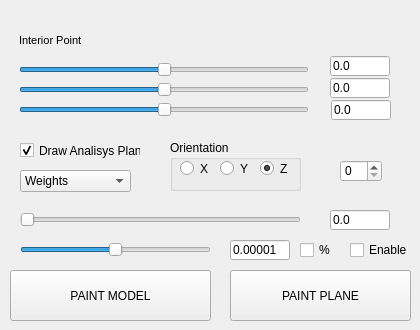
          <widget class="QWidget" name="tab_8">
           <attribute name="title">
            <string>BH analisis</string>
           </attribute>
           <widget class="QLineEdit" name="axisX_edit">
            <property name="geometry">
             <rect>
              <x>330</x>
              <y>56</y>
              <width>60</width>
              <height>20</height>
             </rect>
            </property>
            <property name="text">
             <string>0.0</string>
            </property>
            <property name="readOnly">
             <bool>true</bool>
            </property>
           </widget>
           <widget class="QLineEdit" name="axisY_edit">
            <property name="geometry">
             <rect>
              <x>330</x>
              <y>78</y>
              <width>60</width>
              <height>20</height>
             </rect>
            </property>
            <property name="text">
             <string>0.0</string>
            </property>
            <property name="readOnly">
             <bool>true</bool>
            </property>
           </widget>
           <widget class="QLineEdit" name="axisZ_edit">
            <property name="geometry">
             <rect>
              <x>331</x>
              <y>100</y>
              <width>60</width>
              <height>20</height>
             </rect>
            </property>
            <property name="text">
             <string>0.0</string>
            </property>
            <property name="readOnly">
             <bool>true</bool>
            </property>
           </widget>
           <widget class="QSlider" name="ip_axisX">
            <property name="geometry">
             <rect>
              <x>19</x>
              <y>60</y>
              <width>290</width>
              <height>19</height>
             </rect>
            </property>
            <property name="minimum">
             <number>-150</number>
            </property>
            <property name="maximum">
             <number>150</number>
            </property>
            <property name="singleStep">
             <number>1</number>
            </property>
            <property name="value">
             <number>0</number>
            </property>
            <property name="orientation">
             <enum>Qt::Horizontal</enum>
            </property>
           </widget>
           <widget class="QLabel" name="label_14">
            <property name="geometry">
             <rect>
              <x>19</x>
              <y>30</y>
              <width>171</width>
              <height>20</height>
             </rect>
            </property>
            <property name="font">
             <font>
              <pointsize>8</pointsize>
              <weight>50</weight>
              <bold>false</bold>
             </font>
            </property>
            <property name="text">
             <string>Interior Point</string>
            </property>
           </widget>
           <widget class="QSlider" name="ip_axisY">
            <property name="geometry">
             <rect>
              <x>19</x>
              <y>80</y>
              <width>290</width>
              <height>19</height>
             </rect>
            </property>
            <property name="minimum">
             <number>-150</number>
            </property>
            <property name="maximum">
             <number>150</number>
            </property>
            <property name="value">
             <number>0</number>
            </property>
            <property name="orientation">
             <enum>Qt::Horizontal</enum>
            </property>
           </widget>
           <widget class="QSlider" name="ip_axisZ">
            <property name="geometry">
             <rect>
              <x>19</x>
              <y>100</y>
              <width>290</width>
              <height>19</height>
             </rect>
            </property>
            <property name="minimum">
             <number>-150</number>
            </property>
            <property name="maximum">
             <number>150</number>
            </property>
            <property name="value">
             <number>0</number>
            </property>
            <property name="orientation">
             <enum>Qt::Horizontal</enum>
            </property>
           </widget>
           <widget class="QPushButton" name="paintModel">
            <property name="geometry">
             <rect>
              <x>10</x>
              <y>270</y>
              <width>201</width>
              <height>51</height>
             </rect>
            </property>
            <property name="text">
             <string>PAINT MODEL</string>
            </property>
           </widget>
           <widget class="QCheckBox" name="drawPlaneCheck">
            <property name="geometry">
             <rect>
              <x>20</x>
              <y>140</y>
              <width>121</width>
              <height>21</height>
             </rect>
            </property>
            <property name="text">
             <string>Draw Analisys Plane</string>
            </property>
            <property name="checked">
             <bool>true</bool>
            </property>
           </widget>
           <widget class="QComboBox" name="PlaneDataCombo">
            <property name="geometry">
             <rect>
              <x>20</x>
              <y>170</y>
              <width>111</width>
              <height>22</height>
             </rect>
            </property>
            <item>
             <property name="text">
              <string>Weights</string>
             </property>
            </item>
            <item>
             <property name="text">
              <string>Distances</string>
             </property>
            </item>
           </widget>
           <widget class="QSlider" name="positionPlaneSlider">
            <property name="geometry">
             <rect>
              <x>20</x>
              <y>210</y>
              <width>281</width>
              <height>19</height>
             </rect>
            </property>
            <property name="minimum">
             <number>0</number>
            </property>
            <property name="maximum">
             <number>1000</number>
            </property>
            <property name="singleStep">
             <number>1</number>
            </property>
            <property name="value">
             <number>0</number>
            </property>
            <property name="orientation">
             <enum>Qt::Horizontal</enum>
            </property>
           </widget>
           <widget class="QGroupBox" name="groupBox">
            <property name="geometry">
             <rect>
              <x>170</x>
              <y>140</y>
              <width>131</width>
              <height>51</height>
             </rect>
            </property>
            <property name="title">
             <string>Orientation</string>
            </property>
            <widget class="QRadioButton" name="PlaneOrientX">
             <property name="geometry">
              <rect>
               <x>10</x>
               <y>20</y>
               <width>82</width>
               <height>17</height>
              </rect>
             </property>
             <property name="text">
              <string>X</string>
             </property>
             <property name="checked">
              <bool>false</bool>
             </property>
            </widget>
            <widget class="QRadioButton" name="planeOrientY">
             <property name="geometry">
              <rect>
               <x>50</x>
               <y>20</y>
               <width>82</width>
               <height>17</height>
              </rect>
             </property>
             <property name="text">
              <string>Y</string>
             </property>
            </widget>
            <widget class="QRadioButton" name="planeOrientZ">
             <property name="geometry">
              <rect>
               <x>90</x>
               <y>20</y>
               <width>82</width>
               <height>17</height>
              </rect>
             </property>
             <property name="text">
              <string>Z</string>
             </property>
             <property name="checked">
              <bool>true</bool>
             </property>
            </widget>
           </widget>
           <widget class="QLineEdit" name="positionPlaneEdit">
            <property name="geometry">
             <rect>
              <x>330</x>
              <y>210</y>
              <width>60</width>
              <height>20</height>
             </rect>
            </property>
            <property name="text">
             <string>0.0</string>
            </property>
            <property name="readOnly">
             <bool>true</bool>
            </property>
           </widget>
           <widget class="QSpinBox" name="dataSource">
            <property name="geometry">
             <rect>
              <x>340</x>
              <y>160</y>
              <width>42</width>
              <height>22</height>
             </rect>
            </property>
            <property name="maximum">
             <number>1000</number>
            </property>
           </widget>
           <widget class="QPushButton" name="paintPlane">
            <property name="geometry">
             <rect>
              <x>230</x>
              <y>270</y>
              <width>181</width>
              <height>51</height>
             </rect>
            </property>
            <property name="text">
             <string>PAINT PLANE</string>
            </property>
           </widget>
           <widget class="QSlider" name="thresholdSlider">
            <property name="geometry">
             <rect>
              <x>20</x>
              <y>240</y>
              <width>191</width>
              <height>19</height>
             </rect>
            </property>
            <property name="minimum">
             <number>0</number>
            </property>
            <property name="maximum">
             <number>1000</number>
            </property>
            <property name="singleStep">
             <number>1</number>
            </property>
            <property name="value">
             <number>500</number>
            </property>
            <property name="orientation">
             <enum>Qt::Horizontal</enum>
            </property>
           </widget>
           <widget class="QLineEdit" name="threshold_edit">
            <property name="geometry">
             <rect>
              <x>230</x>
              <y>240</y>
              <width>60</width>
              <height>20</height>
             </rect>
            </property>
            <property name="text">
             <string>0.00001</string>
            </property>
            <property name="readOnly">
             <bool>true</bool>
            </property>
           </widget>
           <widget class="QCheckBox" name="threshold_enable">
            <property name="geometry">
             <rect>
              <x>350</x>
              <y>240</y>
              <width>60</width>
              <height>20</height>
             </rect>
            </property>
            <property name="text">
             <string>Enable</string>
            </property>
           </widget>
           <widget class="QCheckBox" name="threshold_enable_adaptative">
            <property name="geometry">
             <rect>
              <x>300</x>
              <y>240</y>
              <width>60</width>
              <height>20</height>
             </rect>
            </property>
            <property name="text">
             <string>%</string>
            </property>
           </widget>
          </widget>
